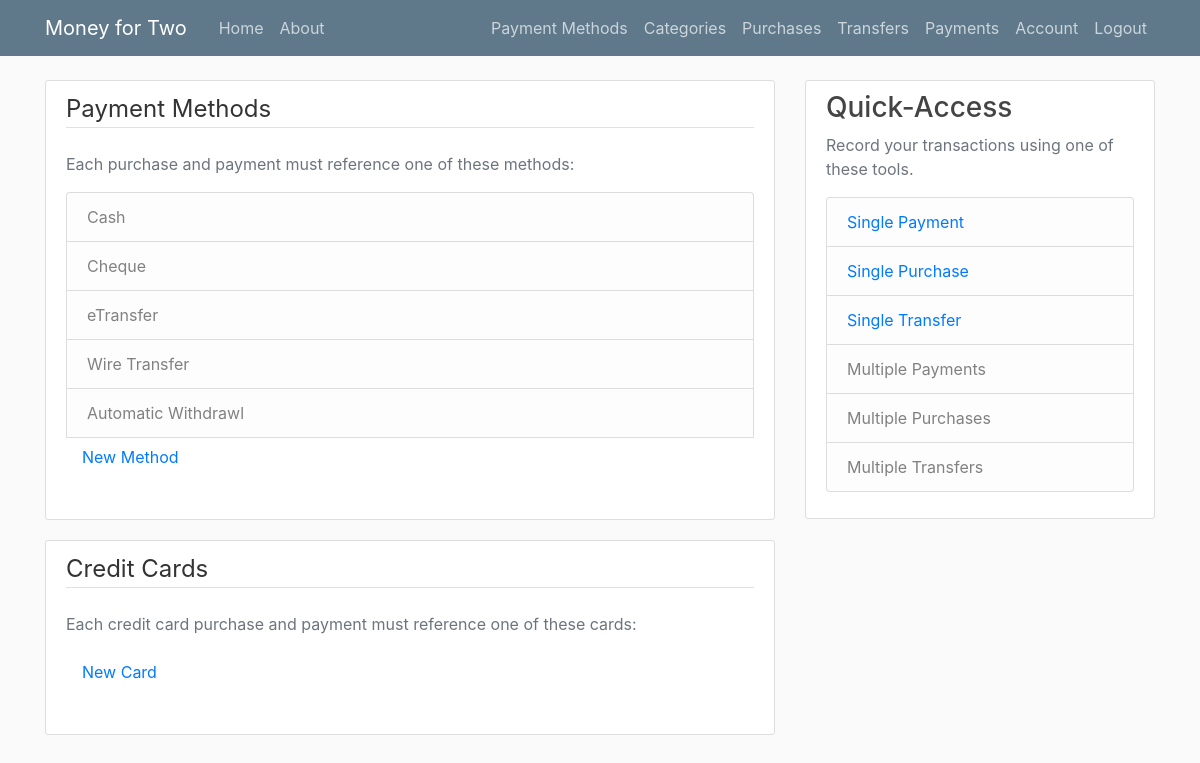
The app's page /methods/ (signed in) with its own data.
### app/models.py (models this page shows, shortened)
class Method(db.Model):
    id = db.Column(db.Integer,primary_key=True)
    method = db.Column(db.String(20),nullable=False,unique=True)
    user_id = db.Column(db.Integer, db.ForeignKey('user.id'), nullable=False)
    purchases = db.relationship('Purchase',backref='purchase_method',lazy=True)

### app/routes.py (the view)
@app.route('/methods/')
def methods():
    method_list = []
    user_methods = Method.query.filter_by(user_id=current_user.id).all()
    for user_method in user_methods:
        method_list.append(user_method.method)
    return render_template('methods.html',title="Methods",method_list=method_list)

### app/models.py (called while the page is built)
@login_manager.user_loader
def load_user(user_id):
    return User.query.get(int(user_id))

### app/templates/methods.html (shortened to what this page needs)
{% extends "layout.html" %}
{% block content %}
<div class="content-section">
    <form method="POST" action="">
        <fieldset class="form-group">
            <legend class="border-bottom mb-4">Payment Methods</legend>
            <p class='text-muted'>Each purchase and payment must reference one of these methods:
                <ul class="list-group">
                    {% for method in method_list %}
                    <li class="list-group-item list-group-item-light">{{method}}</li>
                    {% endfor %}
                    <a class="nav-item nav-link" href="{{ url_for('new_method') }}">New Method</a>
                </ul>
              </p>
        </fieldset>
    </form>
</div>
<div class="content-section">
    <form method="POST" action="">
        <fieldset class="form-group">
            <legend class="border-bottom mb-4">Credit Cards</legend>
            <p class='text-muted'>Each credit card purchase and payment must reference one of these cards:
                <ul class="list-group">
                    <a class="nav-item nav-link" href="{{ url_for('new_card') }}">New Card</a>
                </ul>
              </p>
        </fieldset>
    </form>
</div>
{% endblock content %}

### app/static/main.css (style rules this page uses)
body { background: #fafafa; color: #333333; margin-top: 5rem; }
.content-section { background: #ffffff; padding: 10px 20px; border: 1px solid #dddddd; border-radius: 3px; margin-bottom: 20px; }

### records on screen
Method: method "Cash"
Method: method "Cheque"
Method: method "eTransfer"
Method: method "Wire Transfer"
Method: method "Automatic Withdrawl"
